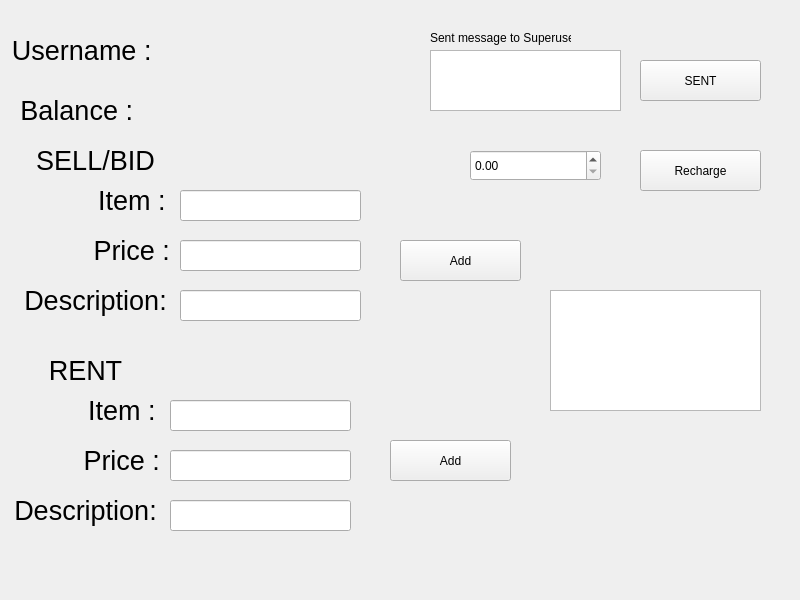
<?xml version="1.0" encoding="UTF-8"?>
<ui version="4.0">
 <class>personalpage</class>
 <widget class="QWidget" name="personalpage">
  <property name="geometry">
   <rect>
    <x>0</x>
    <y>0</y>
    <width>800</width>
    <height>600</height>
   </rect>
  </property>
  <property name="windowTitle">
   <string>personal page</string>
  </property>
  <widget class="QPushButton" name="rechargeButton">
   <property name="geometry">
    <rect>
     <x>640</x>
     <y>150</y>
     <width>121</width>
     <height>41</height>
    </rect>
   </property>
   <property name="text">
    <string>Recharge</string>
   </property>
  </widget>
  <widget class="QPushButton" name="rentAdd">
   <property name="geometry">
    <rect>
     <x>390</x>
     <y>440</y>
     <width>121</width>
     <height>41</height>
    </rect>
   </property>
   <property name="text">
    <string>Add</string>
   </property>
  </widget>
  <widget class="QLabel" name="balance">
   <property name="geometry">
    <rect>
     <x>160</x>
     <y>90</y>
     <width>231</width>
     <height>41</height>
    </rect>
   </property>
   <property name="font">
    <font>
     <pointsize>20</pointsize>
    </font>
   </property>
   <property name="text">
    <string/>
   </property>
   <property name="alignment">
    <set>Qt::AlignCenter</set>
   </property>
  </widget>
  <widget class="QLabel" name="label_4">
   <property name="geometry">
    <rect>
     <x>90</x>
     <y>230</y>
     <width>91</width>
     <height>41</height>
    </rect>
   </property>
   <property name="font">
    <font>
     <pointsize>20</pointsize>
    </font>
   </property>
   <property name="text">
    <string>Price : </string>
   </property>
   <property name="alignment">
    <set>Qt::AlignCenter</set>
   </property>
  </widget>
  <widget class="QPushButton" name="sentButton">
   <property name="geometry">
    <rect>
     <x>640</x>
     <y>60</y>
     <width>121</width>
     <height>41</height>
    </rect>
   </property>
   <property name="text">
    <string>SENT</string>
   </property>
  </widget>
  <widget class="QPushButton" name="Add">
   <property name="geometry">
    <rect>
     <x>400</x>
     <y>240</y>
     <width>121</width>
     <height>41</height>
    </rect>
   </property>
   <property name="text">
    <string>Add</string>
   </property>
  </widget>
  <widget class="QLabel" name="USERNAME">
   <property name="geometry">
    <rect>
     <x>10</x>
     <y>30</y>
     <width>151</width>
     <height>41</height>
    </rect>
   </property>
   <property name="font">
    <font>
     <pointsize>20</pointsize>
    </font>
   </property>
   <property name="text">
    <string>Username : </string>
   </property>
   <property name="alignment">
    <set>Qt::AlignCenter</set>
   </property>
  </widget>
  <widget class="QLabel" name="ITEM">
   <property name="geometry">
    <rect>
     <x>90</x>
     <y>180</y>
     <width>91</width>
     <height>41</height>
    </rect>
   </property>
   <property name="font">
    <font>
     <pointsize>20</pointsize>
    </font>
   </property>
   <property name="text">
    <string>Item : </string>
   </property>
   <property name="alignment">
    <set>Qt::AlignCenter</set>
   </property>
  </widget>
  <widget class="QLabel" name="BALANCE">
   <property name="geometry">
    <rect>
     <x>20</x>
     <y>90</y>
     <width>121</width>
     <height>41</height>
    </rect>
   </property>
   <property name="font">
    <font>
     <pointsize>20</pointsize>
    </font>
   </property>
   <property name="text">
    <string>Balance : </string>
   </property>
   <property name="alignment">
    <set>Qt::AlignCenter</set>
   </property>
  </widget>
  <widget class="QLabel" name="label_2">
   <property name="geometry">
    <rect>
     <x>430</x>
     <y>30</y>
     <width>141</width>
     <height>16</height>
    </rect>
   </property>
   <property name="text">
    <string>Sent message to Superuser:</string>
   </property>
  </widget>
  <widget class="QLabel" name="username">
   <property name="geometry">
    <rect>
     <x>170</x>
     <y>30</y>
     <width>221</width>
     <height>41</height>
    </rect>
   </property>
   <property name="font">
    <font>
     <pointsize>20</pointsize>
    </font>
   </property>
   <property name="text">
    <string/>
   </property>
   <property name="alignment">
    <set>Qt::AlignCenter</set>
   </property>
  </widget>
  <widget class="QTextEdit" name="message">
   <property name="geometry">
    <rect>
     <x>550</x>
     <y>290</y>
     <width>211</width>
     <height>121</height>
    </rect>
   </property>
  </widget>
  <widget class="QTextEdit" name="send_text">
   <property name="geometry">
    <rect>
     <x>430</x>
     <y>50</y>
     <width>191</width>
     <height>61</height>
    </rect>
   </property>
  </widget>
  <widget class="QDoubleSpinBox" name="doubleSpinBox">
   <property name="geometry">
    <rect>
     <x>470</x>
     <y>150</y>
     <width>131</width>
     <height>31</height>
    </rect>
   </property>
  </widget>
  <widget class="QLineEdit" name="lineEdit">
   <property name="geometry">
    <rect>
     <x>180</x>
     <y>190</y>
     <width>181</width>
     <height>31</height>
    </rect>
   </property>
  </widget>
  <widget class="QLineEdit" name="lineEdit_2">
   <property name="geometry">
    <rect>
     <x>180</x>
     <y>240</y>
     <width>181</width>
     <height>31</height>
    </rect>
   </property>
  </widget>
  <widget class="QLineEdit" name="sell_description">
   <property name="geometry">
    <rect>
     <x>180</x>
     <y>290</y>
     <width>181</width>
     <height>31</height>
    </rect>
   </property>
  </widget>
  <widget class="QLabel" name="label_7">
   <property name="geometry">
    <rect>
     <x>20</x>
     <y>280</y>
     <width>151</width>
     <height>41</height>
    </rect>
   </property>
   <property name="font">
    <font>
     <pointsize>20</pointsize>
    </font>
   </property>
   <property name="text">
    <string>Description:</string>
   </property>
   <property name="alignment">
    <set>Qt::AlignCenter</set>
   </property>
  </widget>
  <widget class="QLineEdit" name="lineEdit_4">
   <property name="geometry">
    <rect>
     <x>170</x>
     <y>400</y>
     <width>181</width>
     <height>31</height>
    </rect>
   </property>
  </widget>
  <widget class="QLineEdit" name="lineEdit_5">
   <property name="geometry">
    <rect>
     <x>170</x>
     <y>450</y>
     <width>181</width>
     <height>31</height>
    </rect>
   </property>
  </widget>
  <widget class="QLabel" name="label_5">
   <property name="geometry">
    <rect>
     <x>80</x>
     <y>440</y>
     <width>91</width>
     <height>41</height>
    </rect>
   </property>
   <property name="font">
    <font>
     <pointsize>20</pointsize>
    </font>
   </property>
   <property name="text">
    <string>Price : </string>
   </property>
   <property name="alignment">
    <set>Qt::AlignCenter</set>
   </property>
  </widget>
  <widget class="QLabel" name="label_6">
   <property name="geometry">
    <rect>
     <x>80</x>
     <y>390</y>
     <width>91</width>
     <height>41</height>
    </rect>
   </property>
   <property name="font">
    <font>
     <pointsize>20</pointsize>
    </font>
   </property>
   <property name="text">
    <string>Item : </string>
   </property>
   <property name="alignment">
    <set>Qt::AlignCenter</set>
   </property>
  </widget>
  <widget class="QLineEdit" name="rent_description">
   <property name="geometry">
    <rect>
     <x>170</x>
     <y>500</y>
     <width>181</width>
     <height>31</height>
    </rect>
   </property>
  </widget>
  <widget class="QLabel" name="label_9">
   <property name="geometry">
    <rect>
     <x>10</x>
     <y>490</y>
     <width>151</width>
     <height>41</height>
    </rect>
   </property>
   <property name="font">
    <font>
     <pointsize>20</pointsize>
    </font>
   </property>
   <property name="text">
    <string>Description:</string>
   </property>
   <property name="alignment">
    <set>Qt::AlignCenter</set>
   </property>
  </widget>
  <widget class="QLabel" name="SELL">
   <property name="geometry">
    <rect>
     <x>20</x>
     <y>140</y>
     <width>151</width>
     <height>41</height>
    </rect>
   </property>
   <property name="font">
    <font>
     <pointsize>20</pointsize>
    </font>
   </property>
   <property name="text">
    <string>SELL/BID</string>
   </property>
   <property name="alignment">
    <set>Qt::AlignCenter</set>
   </property>
  </widget>
  <widget class="QLabel" name="RENT">
   <property name="geometry">
    <rect>
     <x>10</x>
     <y>350</y>
     <width>151</width>
     <height>41</height>
    </rect>
   </property>
   <property name="font">
    <font>
     <pointsize>20</pointsize>
    </font>
   </property>
   <property name="text">
    <string>RENT</string>
   </property>
   <property name="alignment">
    <set>Qt::AlignCenter</set>
   </property>
  </widget>
 </widget>
 <resources/>
 <connections/>
</ui>
